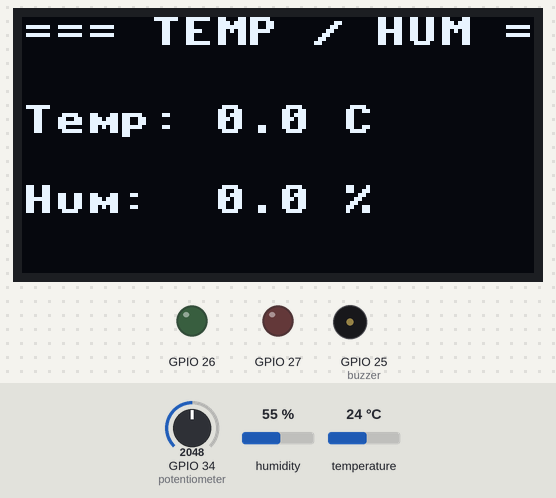
Bench run of a program on a simulated ESP32 board running MicroPython. On the bench: 128×64 one-colour display, output pins drawn as LEDs (lit = HIGH), buzzer (waves = sounding, pin HIGH). Wiring (from the project's diagram.json): DHT22 sensor on GPIO 15, buzzer on GPIO 25, green LED on GPIO 26, red LED on GPIO 27, potentiometer on GPIO 34. Inputs (shaded band) come from the test bench; at power-on: GPIO 34 (potentiometer) = 2048, humidity 55 %, temperature 24 °C (analog values on the 0–4095 scale). WiFi joins after 1.5 s; no MQTT or app messages arrive unless stated; the clock reads 2024-03-15 10:24:30 at power-on unless the program sets it; library files of the repository ran but are not shown: ssd1306.py.

Above: at 2.8 s.
2.9 s: GPIO 34 (potentiometer) set to 2424
At 8.0 s:
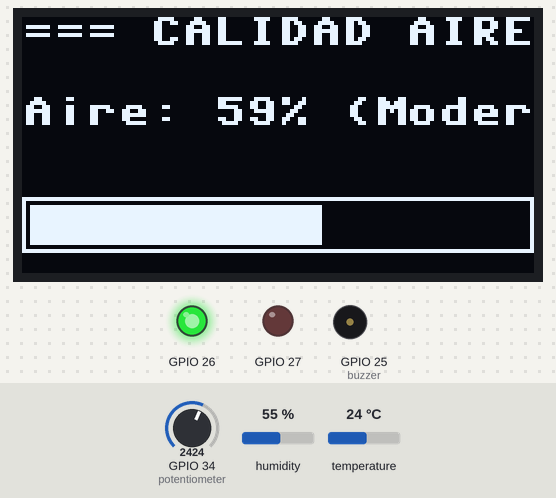
9.2 s: GPIO 34 (potentiometer) set to 2546
At 11.7 s:
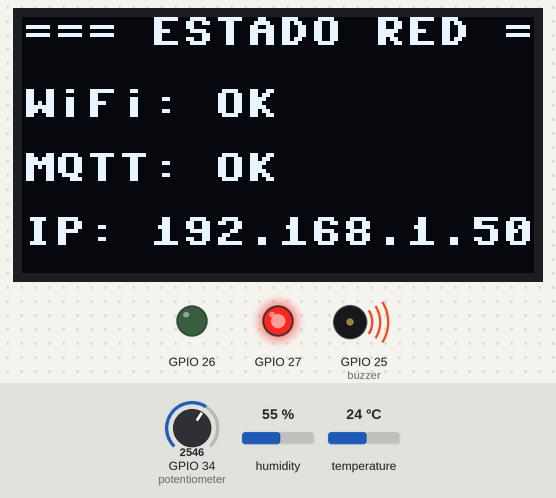
15.2 s: GPIO 34 (potentiometer) set to 1228
At 17.9 s:
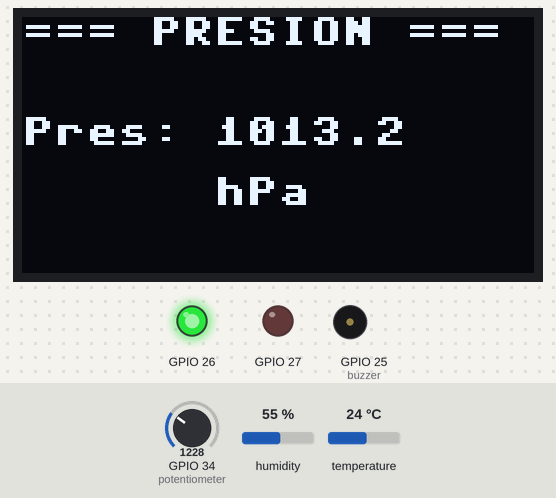
21.2 s: humidity set to 79 %
At 26.6 s:
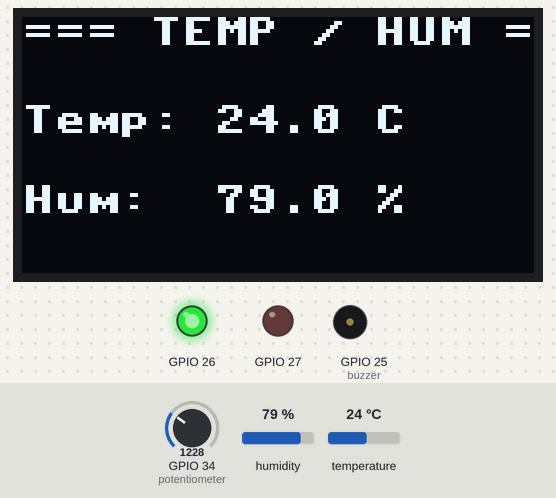
27.2 s: humidity set to 82 %
At 32.8 s:
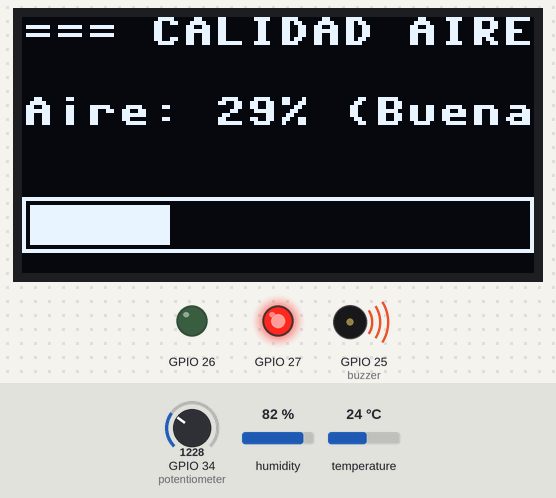
33.3 s: temperature set to 12 °C
At 39.0 s:
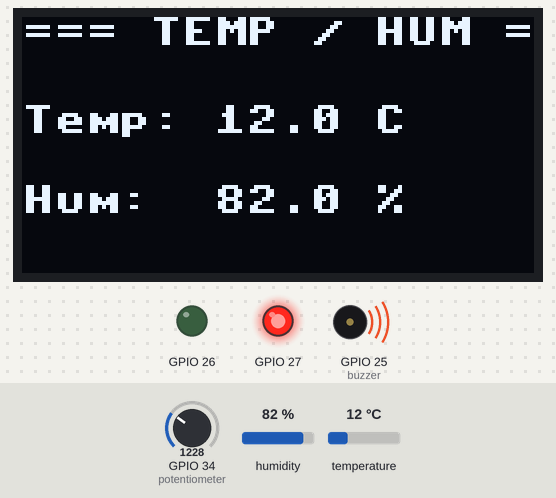
Timing chart, 0 to 40.3 s (numbered marks = the images above; inputs shaded):
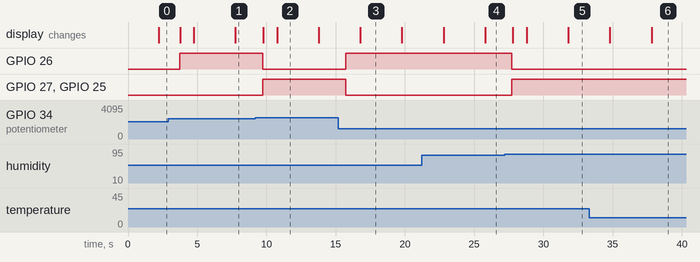

The program:

main.py
```python
import machine
import time
import json

from config import *
from sensores import SensorDHT22, SensorAnalogico, SensorBMP180
from pantalla import PantallaOLED
from alarmas import GestorAlarmas
from red_mqtt import ClienteMQTT

class Estacion:
    def __init__(self):
        self.i2c = machine.I2C(0, sda=machine.Pin(PIN_I2C_SDA), scl=machine.Pin(PIN_I2C_SCL))
        self.dht = SensorDHT22(PIN_DHT)
        self.pot = SensorAnalogico(PIN_POT_AIRE)
        self.bmp = SensorBMP180(self.i2c, addr=I2C_ADDR_BMP180)
        self.oled = PantallaOLED(self.i2c, addr=I2C_ADDR_OLED)

        self.umbrales = {"temp": 35, "hum": 80, "aire": 60}
        self.alarmas = GestorAlarmas(PIN_LED_VERDE, PIN_LED_ROJO, PIN_BUZZER, self.umbrales)
        self.red = ClienteMQTT(MQTT_PREFIX, MQTT_BROKER, MQTT_PORT, self._procesar_comando)

        self.intervalo_ms = 2000
        self.start_time = time.time()
        self.ultima_lectura = {}
        self.estado_alerta_previo = False

    def iniciar(self):
        self.dht.iniciar()
        self.pot.iniciar()
        self.bmp.iniciar()
        if self.red.conectar_wifi():
            if self.red.conectar_mqtt():
                self._publicar_config()

    def _clasificar_aire(self, porcentaje):
        if porcentaje < 30: return "Buena"
        if porcentaje < 60: return "Moderada"
        return "Mala"

    def _procesar_comando(self, topic, msg):
        try:
            topico_str = topic.decode('utf-8')
            msg_str = msg.decode('utf-8')

            if "cmd/intervalo" in topico_str:
                val = int(msg_str)
                if 2000 <= val <= 10000:
                    self.intervalo_ms = val
            elif "cmd/umbrales" in topico_str:
                nuevos_u = json.loads(msg_str)
                self.umbrales.update(nuevos_u)
                self.alarmas.umbrales = self.umbrales
            elif "cmd/silencio" in topico_str:
                self.alarmas.silenciado = (msg_str == "1" or msg_str.lower() == "true")
            elif "cmd/pantalla" in topico_str:
                self.oled.set_modo_pantalla(msg_str)

            self._publicar_config()
        except Exception as e:
            print("Error comando:", e)

    def _publicar_config(self):
        payload = {
            "intervalo_ms": self.intervalo_ms,
            "umbral_temp": self.umbrales.get("temp", 35),
            "umbral_hum": self.umbrales.get("hum", 80),
            "umbral_aire": self.umbrales.get("aire", 60),
            "silencio": self.alarmas.silenciado,
            "pantalla": "auto" if self.oled.modo_auto else str(self.oled.pagina_actual)
        }
        self.red.publicar("config", payload, retain=True, qos=1)

    def ejecutar_ciclo(self):
        t_sensor = time.ticks_ms()
        t_refresco = time.ticks_ms()
        t_rotacion = time.ticks_ms()

        while True:
            ahora = time.ticks_ms()

            # 1. Tarea Muestreo de Sensores
            if time.ticks_diff(ahora, t_sensor) >= self.intervalo_ms:
                t_sensor = ahora
                self.dht.leer()
                self.pot.leer()
                self.bmp.leer()

                v_dht = self.dht.valor()
                v_pot = self.pot.valor()
                v_bmp = self.bmp.valor()

                self.ultima_lectura = {
                    "uptime_s": time.time() - self.start_time,
                    "temp": v_dht["temp"],
                    "hum": v_dht["hum"],
                    "pres": v_bmp,
                    "aire": v_pot,
                    "categoria": self._clasificar_aire(v_pot)
                }

                alerta, var, val, umbral = self.alarmas.evaluar(self.ultima_lectura)

                if alerta != self.estado_alerta_previo:
                    payload_alerta = {
                        "variable": var if alerta else "normal",
                        "valor": val if alerta else 0,
                        "umbral": umbral if alerta else 0,
                        "estado": "ALERTA" if alerta else "NORMAL"
                    }
                    self.red.publicar("alertas", payload_alerta, qos=1)
                    self.estado_alerta_previo = alerta

                self.red.publicar("telemetria", self.ultima_lectura, qos=0)

            # 2. Refresco de Pantalla (~500 ms)
            if time.ticks_diff(ahora, t_refresco) >= 500:
                t_refresco = ahora
                info_red = {
                    "wifi": self.red.wlan.isconnected(),
                    "mqtt": self.red.conectado_mqtt,
                    "ip": self.red.ip
                }
                self.oled.actualizar(self.ultima_lectura, info_red)

            # 3. Rotación de Páginas OLED (3000 ms)
            if time.ticks_diff(ahora, t_rotacion) >= 3000:
                t_rotacion = ahora
                self.oled.rotar_pagina()

            # 4. Procesamiento no bloqueante de MQTT
            self.red.verificar_mensajes()

if __name__ == "__main__":
    estacion = Estacion()
    estacion.iniciar()
    estacion.ejecutar_ciclo()
```

config.py
```python
PIN_DHT = 15
PIN_I2C_SDA = 21
PIN_I2C_SCL = 22
PIN_POT_AIRE = 34
PIN_LED_VERDE = 26
PIN_LED_ROJO = 27
PIN_BUZZER = 25

I2C_ADDR_OLED = 0x3C
I2C_ADDR_BMP180 = 0x77

MQTT_BROKER = "broker.hivemq.com"
MQTT_PORT = 1883
MQTT_PREFIX = "pro2/estacion01/"
```

sensores.py
```python
import machine
import dht

class Sensor:
    def iniciar(self):
        raise NotImplementedError("Debes implementar iniciar()")

    def leer(self):
        raise NotImplementedError("Debes implementar leer()")

    def valor(self):
        raise NotImplementedError("Debes implementar valor()")

    def es_valido(self):
        raise NotImplementedError("Debes implementar es_valido()")

class SensorDHT22(Sensor):
    def __init__(self, pin_num):
        self.pin_num = pin_num
        self.sensor = None
        self.temp = 0.0
        self.hum = 0.0
        self.valido = False

    def iniciar(self):
        try:
            self.sensor = dht.DHT22(machine.Pin(self.pin_num))
            self.valido = True
        except Exception:
            self.valido = False

    def leer(self):
        if not self.sensor:
            self.iniciar()
        try:
            self.sensor.measure()
            self.temp = round(self.sensor.temperature(), 1)
            self.hum = round(self.sensor.humidity(), 1)
            self.valido = True
        except OSError:
            self.valido = False
        return self.valido

    def valor(self):
        return {"temp": self.temp, "hum": self.hum}

    def es_valido(self):
        return self.valido

class SensorAnalogico(Sensor):
    def __init__(self, pin_num):
        self.adc = machine.ADC(machine.Pin(pin_num))
        self.adc.atten(machine.ADC.ATTN_11DB)
        self.porcentaje = 0
        self.valido = False

    def iniciar(self):
        self.valido = True

    def leer(self):
        try:
            muestras = [self.adc.read() for _ in range(10)]
            promedio = sum(muestras) / len(muestras)
            self.porcentaje = int((promedio / 4095.0) * 100)
            self.valido = True
        except Exception:
            self.valido = False
        return self.valido

    def valor(self):
        return self.porcentaje

    def es_valido(self):
        return self.valido

class SensorBMP180(Sensor):
    def __init__(self, i2c, addr=0x77):
        self.i2c = i2c
        self.addr = addr
        self.presion = 1013.2
        self.valido = False

    def iniciar(self):
        self.valido = True

    def leer(self):
        self.presion = 1013.2
        self.valido = True
        return self.valido

    def valor(self):
        return self.presion

    def es_valido(self):
        return self.valido
```

pantalla.py
```python
from ssd1306 import SSD1306_I2C

class PantallaOLED:
    def __init__(self, i2c, width=128, height=64, addr=0x3C):
        self.oled = SSD1306_I2C(width, height, i2c, addr=addr)
        self.pagina_actual = 0
        self.modo_auto = True

    def set_modo_pantalla(self, modo):
        if modo == "auto":
            self.modo_auto = True
        else:
            self.modo_auto = False
            self.pagina_actual = int(modo) % 4

    def rotar_pagina(self):
        if self.modo_auto:
            self.pagina_actual = (self.pagina_actual + 1) % 4

    def actualizar(self, datos, red_info):
        self.oled.fill(0)
        p = self.pagina_actual

        if p == 0:
            self.oled.text("=== TEMP / HUM ===", 0, 0)
            self.oled.text("Temp: {:.1f} C".format(datos.get('temp', 0.0)), 0, 22)
            self.oled.text("Hum:  {:.1f} %".format(datos.get('hum', 0.0)), 0, 42)
        elif p == 1:
            self.oled.text("=== PRESION ===", 0, 0)
            self.oled.text("Pres: {:.1f}".format(datos.get('pres', 1013.2)), 0, 25)
            self.oled.text("      hPa", 0, 40)
        elif p == 2:
            self.oled.text("=== CALIDAD AIRE ===", 0, 0)
            aire = datos.get('aire', 0)
            cat = datos.get('categoria', 'N/A')
            self.oled.text("Aire: {}% ({})".format(aire, cat[:5]), 0, 20)
            self.oled.rect(0, 45, 128, 14, 1)
            ancho = int((aire / 100.0) * 124)
            if ancho > 0:
                self.oled.fill_rect(2, 47, ancho, 10, 1)
        elif p == 3:
            self.oled.text("=== ESTADO RED ===", 0, 0)
            self.oled.text("WiFi: " + ("OK" if red_info.get('wifi') else "DISC"), 0, 18)
            self.oled.text("MQTT: " + ("OK" if red_info.get('mqtt') else "DISC"), 0, 34)
            self.oled.text("IP: " + red_info.get('ip', '0.0.0.0')[:15], 0, 50)

        self.oled.show()
```

alarmas.py
```python
import machine

class GestorAlarmas:
    def __init__(self, pin_verde, pin_rojo, pin_buzzer, umbrales):
        self.led_verde = machine.Pin(pin_verde, machine.Pin.OUT)
        self.led_rojo = machine.Pin(pin_rojo, machine.Pin.OUT)
        self.buzzer = machine.Pin(pin_buzzer, machine.Pin.OUT)
        self.umbrales = umbrales
        self.silenciado = False
        self.estado_alerta = False
        self.histeresis = 1.5

    def evaluar(self, datos):
        temp_alerta = datos.get('temp', 0) > self.umbrales.get('temp', 35)
        hum_alerta = datos.get('hum', 0) > self.umbrales.get('hum', 80)
        aire_alerta = datos.get('aire', 0) > self.umbrales.get('aire', 60)

        alerta_detectada = temp_alerta or hum_alerta or aire_alerta

        if self.estado_alerta and not alerta_detectada:
            temp_ok = datos.get('temp', 0) <= (self.umbrales.get('temp', 35) - self.histeresis)
            hum_ok = datos.get('hum', 0) <= (self.umbrales.get('hum', 80) - self.histeresis)
            aire_ok = datos.get('aire', 0) <= (self.umbrales.get('aire', 60) - self.histeresis)
            if temp_ok and hum_ok and aire_ok:
                self.estado_alerta = False
        else:
            self.estado_alerta = alerta_detectada

        if self.estado_alerta:
            self.led_verde.value(0)
            self.led_rojo.value(1)
            self.buzzer.value(0 if self.silenciado else 1)
        else:
            self.led_verde.value(1)
            self.led_rojo.value(0)
            self.buzzer.value(0)

        var_nom, var_val, var_umb = "ok", 0, 0
        if temp_alerta:
            var_nom, var_val, var_umb = "temp", datos.get('temp', 0), self.umbrales.get('temp', 35)
        elif hum_alerta:
            var_nom, var_val, var_umb = "hum", datos.get('hum', 0), self.umbrales.get('hum', 80)
        elif aire_alerta:
            var_nom, var_val, var_umb = "aire", datos.get('aire', 0), self.umbrales.get('aire', 60)

        return self.estado_alerta, var_nom, var_val, var_umb
```

red_mqtt.py
```python
import network
import json
import time
from umqtt.simple import MQTTClient

class ClienteMQTT:
    def __init__(self, prefix, broker, port, callback_cmd):
        self.prefix = prefix
        self.broker = broker
        self.port = port
        self.callback_cmd = callback_cmd
        self.client = None
        self.wlan = network.WLAN(network.STA_IF)
        self.ip = "0.0.0.0"
        self.conectado_mqtt = False

    def conectar_wifi(self, ssid="Wokwi-GUEST", password=""):
        self.wlan.active(True)
        if not self.wlan.isconnected():
            self.wlan.connect(ssid, password)
            timeout = 10
            while not self.wlan.isconnected() and timeout > 0:
                time.sleep(0.5)
                timeout -= 0.5
        if self.wlan.isconnected():
            self.ip = self.wlan.ifconfig()[0]
            return True
        return False

    def conectar_mqtt(self):
        try:
            client_id = "esp32_estacion_" + str(time.ticks_ms())
            self.client = MQTTClient(client_id, self.broker, port=self.port)
            topico_estado = self.prefix + "estado"
            self.client.set_last_will(topico_estado, "offline", retain=True, qos=1)
            self.client.set_callback(self.callback_cmd)
            self.client.connect()
            self.client.subscribe(self.prefix + "cmd/#")
            self.client.publish(topico_estado, "online", retain=True, qos=1)
            self.conectado_mqtt = True
            return True
        except Exception:
            self.conectado_mqtt = False
            return False

    def verificar_mensajes(self):
        if self.conectado_mqtt and self.client:
            try:
                self.client.check_msg()
            except Exception:
                self.conectado_mqtt = False

    def publicar(self, subtopico, payload, retain=False, qos=0):
        if self.conectado_mqtt and self.client:
            try:
                topico = self.prefix + subtopico
                if isinstance(payload, dict):
                    payload = json.dumps(payload)
                self.client.publish(topico, payload, retain=retain, qos=qos)
            except Exception:
                self.conectado_mqtt = False
```

Measured:
- the behaviour switches between 2497 and 2498 on GPIO 34 (potentiometer) (found by bisection; images 1 and 2)
- the behaviour switches between 80 and 81 % on humidity (found by bisection; images 4 and 5)
- after the input at 9.2 s, GPIO 26: HIGH → LOW after 0.52 s; GPIO 27, GPIO 25 (buzzer): LOW → HIGH after 0.52 s; the display: first changes after 0.56 s (image 2 shows a later state)
- after the input at 15.2 s, GPIO 26: LOW → HIGH after 0.53 s; GPIO 27, GPIO 25 (buzzer): HIGH → LOW after 0.53 s
- after the input at 27.2 s, GPIO 26: HIGH → LOW after 0.53 s; GPIO 27, GPIO 25 (buzzer): LOW → HIGH after 0.53 s
- what the display in image 2 shows lasts 3.0 s, from 10.8 s to 13.8 s
